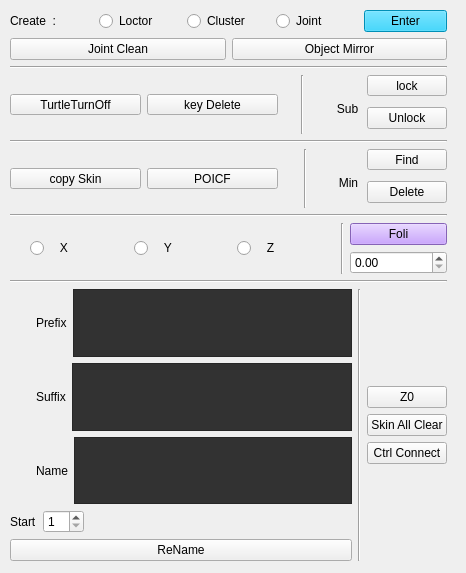
<?xml version="1.0" encoding="UTF-8"?>
<ui version="4.0">
 <class>all_Form</class>
 <widget class="QWidget" name="all_Form">
  <property name="geometry">
   <rect>
    <x>0</x>
    <y>0</y>
    <width>466</width>
    <height>573</height>
   </rect>
  </property>
  <property name="minimumSize">
   <size>
    <width>445</width>
    <height>550</height>
   </size>
  </property>
  <property name="maximumSize">
   <size>
    <width>1000</width>
    <height>1000</height>
   </size>
  </property>
  <property name="windowTitle">
   <string>Form</string>
  </property>
  <widget class="QWidget" name="">
   <property name="geometry">
    <rect>
     <x>10</x>
     <y>10</y>
     <width>437</width>
     <height>551</height>
    </rect>
   </property>
   <layout class="QGridLayout" name="gridLayout">
    <item row="0" column="0">
     <layout class="QVBoxLayout" name="Up_VT">
      <item>
       <layout class="QHBoxLayout" name="Up_01_HR">
        <item>
         <widget class="QLabel" name="create_lb">
          <property name="text">
           <string>Create  :</string>
          </property>
          <property name="buddy">
           <cstring>create_Enter_bt</cstring>
          </property>
         </widget>
        </item>
        <item>
         <widget class="QRadioButton" name="create_Loc_rbt">
          <property name="text">
           <string>Loctor</string>
          </property>
         </widget>
        </item>
        <item>
         <widget class="QRadioButton" name="create_Clu_rbt">
          <property name="text">
           <string>Cluster</string>
          </property>
         </widget>
        </item>
        <item>
         <widget class="QRadioButton" name="create_Jnt_rbt">
          <property name="text">
           <string>Joint</string>
          </property>
         </widget>
        </item>
        <item>
         <widget class="QPushButton" name="create_Enter_bt">
          <property name="acceptDrops">
           <bool>false</bool>
          </property>
          <property name="styleSheet">
           <string notr="true">background-color:rgb(0, 200, 255);
color: rgb(0, 0, 0);</string>
          </property>
          <property name="text">
           <string>Enter</string>
          </property>
         </widget>
        </item>
       </layout>
      </item>
      <item>
       <layout class="QGridLayout" name="buttonGroup_01_GB">
        <item row="0" column="1">
         <widget class="QPushButton" name="objectMirror_bt">
          <property name="text">
           <string>Object Mirror</string>
          </property>
         </widget>
        </item>
        <item row="0" column="0">
         <widget class="QPushButton" name="JointClean_bt">
          <property name="text">
           <string>Joint Clean</string>
          </property>
         </widget>
        </item>
       </layout>
      </item>
      <item>
       <widget class="Line" name="Up_line_1">
        <property name="orientation">
         <enum>Qt::Horizontal</enum>
        </property>
       </widget>
      </item>
      <item>
       <layout class="QGridLayout" name="buttonGroup_02_GB">
        <item row="0" column="3" rowspan="4" colspan="2">
         <widget class="Line" name="buttonGroup_02_Line">
          <property name="orientation">
           <enum>Qt::Vertical</enum>
          </property>
         </widget>
        </item>
        <item row="1" column="1" rowspan="2">
         <widget class="QPushButton" name="keydelete_bt">
          <property name="text">
           <string>key Delete</string>
          </property>
         </widget>
        </item>
        <item row="0" column="5" rowspan="2">
         <widget class="QPushButton" name="sub_lock_bt">
          <property name="text">
           <string>lock</string>
          </property>
         </widget>
        </item>
        <item row="2" column="5" rowspan="2">
         <widget class="QPushButton" name="sub_unlock_bt">
          <property name="text">
           <string>Unlock</string>
          </property>
         </widget>
        </item>
        <item row="2" column="4">
         <widget class="QLabel" name="sub_lb">
          <property name="layoutDirection">
           <enum>Qt::LeftToRight</enum>
          </property>
          <property name="text">
           <string>Sub</string>
          </property>
          <property name="alignment">
           <set>Qt::AlignCenter</set>
          </property>
         </widget>
        </item>
        <item row="0" column="0" colspan="2">
         <spacer name="buttonGroup_02_01_SP">
          <property name="orientation">
           <enum>Qt::Horizontal</enum>
          </property>
          <property name="sizeHint" stdset="0">
           <size>
            <width>268</width>
            <height>20</height>
           </size>
          </property>
         </spacer>
        </item>
        <item row="1" column="0" rowspan="2">
         <widget class="QPushButton" name="turtledelete_bt">
          <property name="text">
           <string>TurtleTurnOff</string>
          </property>
         </widget>
        </item>
        <item row="3" column="0" colspan="2">
         <spacer name="buttonGroup_02_02_SP">
          <property name="orientation">
           <enum>Qt::Horizontal</enum>
          </property>
          <property name="sizeHint" stdset="0">
           <size>
            <width>268</width>
            <height>20</height>
           </size>
          </property>
         </spacer>
        </item>
        <item row="0" column="2" rowspan="4">
         <spacer name="buttonGroup_02_03_SP">
          <property name="orientation">
           <enum>Qt::Vertical</enum>
          </property>
          <property name="sizeHint" stdset="0">
           <size>
            <width>17</width>
            <height>60</height>
           </size>
          </property>
         </spacer>
        </item>
       </layout>
      </item>
      <item>
       <widget class="Line" name="Up_line_2">
        <property name="orientation">
         <enum>Qt::Horizontal</enum>
        </property>
       </widget>
      </item>
      <item>
       <layout class="QGridLayout" name="buttonGroup_03_GB">
        <item row="0" column="0" colspan="2">
         <spacer name="buttonGroup_03_01_SP">
          <property name="orientation">
           <enum>Qt::Horizontal</enum>
          </property>
          <property name="sizeHint" stdset="0">
           <size>
            <width>268</width>
            <height>20</height>
           </size>
          </property>
         </spacer>
        </item>
        <item row="0" column="2" rowspan="4">
         <spacer name="buttonGroup_03_03_SP">
          <property name="orientation">
           <enum>Qt::Vertical</enum>
          </property>
          <property name="sizeHint" stdset="0">
           <size>
            <width>20</width>
            <height>78</height>
           </size>
          </property>
         </spacer>
        </item>
        <item row="0" column="3" rowspan="4" colspan="2">
         <widget class="Line" name="buttonGroup_03_Line">
          <property name="orientation">
           <enum>Qt::Vertical</enum>
          </property>
         </widget>
        </item>
        <item row="0" column="5" rowspan="2">
         <widget class="QPushButton" name="min_find_bt">
          <property name="text">
           <string>Find</string>
          </property>
         </widget>
        </item>
        <item row="1" column="0" rowspan="2">
         <widget class="QPushButton" name="copyskin_bt">
          <property name="text">
           <string>copy Skin</string>
          </property>
         </widget>
        </item>
        <item row="2" column="4">
         <widget class="QLabel" name="min_lb">
          <property name="layoutDirection">
           <enum>Qt::LeftToRight</enum>
          </property>
          <property name="text">
           <string>Min</string>
          </property>
          <property name="alignment">
           <set>Qt::AlignCenter</set>
          </property>
         </widget>
        </item>
        <item row="2" column="5" rowspan="2">
         <widget class="QPushButton" name="min_delete_bt">
          <property name="text">
           <string>Delete</string>
          </property>
         </widget>
        </item>
        <item row="3" column="0" colspan="2">
         <spacer name="buttonGroup_03_02_SP">
          <property name="orientation">
           <enum>Qt::Horizontal</enum>
          </property>
          <property name="sizeHint" stdset="0">
           <size>
            <width>268</width>
            <height>20</height>
           </size>
          </property>
         </spacer>
        </item>
        <item row="1" column="1" rowspan="2">
         <widget class="QPushButton" name="polcf_loc_bt">
          <property name="text">
           <string>POICF</string>
          </property>
         </widget>
        </item>
       </layout>
      </item>
      <item>
       <widget class="Line" name="Up_line_3">
        <property name="orientation">
         <enum>Qt::Horizontal</enum>
        </property>
       </widget>
      </item>
      <item>
       <layout class="QGridLayout" name="foliGroup_GB">
        <item row="1" column="5">
         <widget class="QDoubleSpinBox" name="foli_spin_rbt"/>
        </item>
        <item row="0" column="1" rowspan="2">
         <widget class="QRadioButton" name="foli_x_rbt">
          <property name="text">
           <string>   X</string>
          </property>
         </widget>
        </item>
        <item row="0" column="2" rowspan="2">
         <widget class="QRadioButton" name="foli_y_rbt">
          <property name="text">
           <string>   Y</string>
          </property>
         </widget>
        </item>
        <item row="0" column="5">
         <widget class="QPushButton" name="foli_bt">
          <property name="styleSheet">
           <string notr="true">background-color: rgb(187, 138, 255);
color: rgb(0, 0, 0);</string>
          </property>
          <property name="text">
           <string>Foli</string>
          </property>
         </widget>
        </item>
        <item row="0" column="0" rowspan="2">
         <spacer name="foliGroup_SP">
          <property name="orientation">
           <enum>Qt::Vertical</enum>
          </property>
          <property name="sizeHint" stdset="0">
           <size>
            <width>20</width>
            <height>40</height>
           </size>
          </property>
         </spacer>
        </item>
        <item row="0" column="4" rowspan="2">
         <widget class="Line" name="foliGroup_Line">
          <property name="orientation">
           <enum>Qt::Vertical</enum>
          </property>
         </widget>
        </item>
        <item row="0" column="3" rowspan="2">
         <widget class="QRadioButton" name="foli_z_rbt">
          <property name="text">
           <string>   Z</string>
          </property>
         </widget>
        </item>
       </layout>
      </item>
      <item>
       <widget class="Line" name="Up_line_4">
        <property name="orientation">
         <enum>Qt::Horizontal</enum>
        </property>
       </widget>
      </item>
     </layout>
    </item>
    <item row="1" column="0">
     <layout class="QHBoxLayout" name="Dn_01_HR">
      <item>
       <layout class="QVBoxLayout" name="rename_01_VT">
        <item>
         <layout class="QGridLayout" name="rename_02_GB">
          <item row="0" column="1">
           <layout class="QVBoxLayout" name="rename_03_VT">
            <item>
             <layout class="QHBoxLayout" name="rename_04_HR">
              <item>
               <widget class="QLabel" name="Prefix_LB">
                <property name="text">
                 <string>Prefix</string>
                </property>
               </widget>
              </item>
              <item>
               <widget class="QTextEdit" name="Prefix_rename_TP">
                <property name="styleSheet">
                 <string notr="true">background-color: rgb(50, 50, 50)</string>
                </property>
                <property name="html">
                 <string>&lt;!DOCTYPE HTML PUBLIC &quot;-//W3C//DTD HTML 4.0//EN&quot; &quot;http://www.w3.org/TR/REC-html40/strict.dtd&quot;&gt;
&lt;html&gt;&lt;head&gt;&lt;meta name=&quot;qrichtext&quot; content=&quot;1&quot; /&gt;&lt;style type=&quot;text/css&quot;&gt;
p, li { white-space: pre-wrap; }
&lt;/style&gt;&lt;/head&gt;&lt;body style=&quot; font-family:'Gulim'; font-size:9pt; font-weight:400; font-style:normal;&quot;&gt;
&lt;p align=&quot;center&quot; style=&quot;-qt-paragraph-type:empty; margin-top:0px; margin-bottom:0px; margin-left:0px; margin-right:0px; -qt-block-indent:0; text-indent:0px;&quot;&gt;&lt;br /&gt;&lt;/p&gt;&lt;/body&gt;&lt;/html&gt;</string>
                </property>
               </widget>
              </item>
             </layout>
            </item>
            <item>
             <layout class="QHBoxLayout" name="rename_05_HR">
              <item>
               <widget class="QLabel" name="Suffix_LB">
                <property name="text">
                 <string>Suffix</string>
                </property>
               </widget>
              </item>
              <item>
               <widget class="QTextEdit" name="Suffix_rename_TP">
                <property name="styleSheet">
                 <string notr="true">background-color: rgb(50, 50, 50)</string>
                </property>
                <property name="html">
                 <string>&lt;!DOCTYPE HTML PUBLIC &quot;-//W3C//DTD HTML 4.0//EN&quot; &quot;http://www.w3.org/TR/REC-html40/strict.dtd&quot;&gt;
&lt;html&gt;&lt;head&gt;&lt;meta name=&quot;qrichtext&quot; content=&quot;1&quot; /&gt;&lt;style type=&quot;text/css&quot;&gt;
p, li { white-space: pre-wrap; }
&lt;/style&gt;&lt;/head&gt;&lt;body style=&quot; font-family:'Gulim'; font-size:9pt; font-weight:400; font-style:normal;&quot;&gt;
&lt;p align=&quot;center&quot; style=&quot;-qt-paragraph-type:empty; margin-top:0px; margin-bottom:0px; margin-left:0px; margin-right:0px; -qt-block-indent:0; text-indent:0px;&quot;&gt;&lt;br /&gt;&lt;/p&gt;&lt;/body&gt;&lt;/html&gt;</string>
                </property>
               </widget>
              </item>
             </layout>
            </item>
            <item>
             <layout class="QHBoxLayout" name="rename_06_HR">
              <item>
               <widget class="QLabel" name="Name_LB">
                <property name="text">
                 <string>Name</string>
                </property>
               </widget>
              </item>
              <item>
               <widget class="QTextEdit" name="Name_rename_TP">
                <property name="styleSheet">
                 <string notr="true">background-color: rgb(50, 50, 50)</string>
                </property>
                <property name="html">
                 <string>&lt;!DOCTYPE HTML PUBLIC &quot;-//W3C//DTD HTML 4.0//EN&quot; &quot;http://www.w3.org/TR/REC-html40/strict.dtd&quot;&gt;
&lt;html&gt;&lt;head&gt;&lt;meta name=&quot;qrichtext&quot; content=&quot;1&quot; /&gt;&lt;style type=&quot;text/css&quot;&gt;
p, li { white-space: pre-wrap; }
&lt;/style&gt;&lt;/head&gt;&lt;body style=&quot; font-family:'Gulim'; font-size:9pt; font-weight:400; font-style:normal;&quot;&gt;
&lt;p align=&quot;center&quot; style=&quot;-qt-paragraph-type:empty; margin-top:0px; margin-bottom:0px; margin-left:0px; margin-right:0px; -qt-block-indent:0; text-indent:0px;&quot;&gt;&lt;br /&gt;&lt;/p&gt;&lt;/body&gt;&lt;/html&gt;</string>
                </property>
               </widget>
              </item>
             </layout>
            </item>
           </layout>
          </item>
          <item row="1" column="0" colspan="2">
           <layout class="QHBoxLayout" name="rename_07_HR">
            <item>
             <widget class="QLabel" name="renameStart_LB">
              <property name="text">
               <string>Start</string>
              </property>
             </widget>
            </item>
            <item>
             <widget class="QSpinBox" name="rename_SPB">
              <property name="minimum">
               <number>1</number>
              </property>
             </widget>
            </item>
            <item>
             <spacer name="rename_07_SP">
              <property name="orientation">
               <enum>Qt::Horizontal</enum>
              </property>
              <property name="sizeHint" stdset="0">
               <size>
                <width>108</width>
                <height>20</height>
               </size>
              </property>
             </spacer>
            </item>
           </layout>
          </item>
          <item row="0" column="0">
           <spacer name="rename_02_SP">
            <property name="orientation">
             <enum>Qt::Vertical</enum>
            </property>
            <property name="sizeHint" stdset="0">
             <size>
              <width>20</width>
              <height>78</height>
             </size>
            </property>
           </spacer>
          </item>
         </layout>
        </item>
        <item>
         <widget class="QPushButton" name="rename_bt">
          <property name="text">
           <string>ReName</string>
          </property>
         </widget>
        </item>
       </layout>
      </item>
      <item>
       <widget class="Line" name="line_Big_5">
        <property name="orientation">
         <enum>Qt::Vertical</enum>
        </property>
       </widget>
      </item>
      <item>
       <layout class="QVBoxLayout" name="Dn_02_VT">
        <item>
         <layout class="QVBoxLayout" name="Dn_03_VT">
          <item>
           <widget class="QPushButton" name="Z0_bt">
            <property name="text">
             <string>Z0</string>
            </property>
           </widget>
          </item>
          <item>
           <widget class="QPushButton" name="skinAllClear_bt">
            <property name="text">
             <string>Skin All Clear</string>
            </property>
           </widget>
          </item>
          <item>
           <widget class="QPushButton" name="ctrlConnect_bt">
            <property name="text">
             <string>Ctrl Connect</string>
            </property>
           </widget>
          </item>
         </layout>
        </item>
       </layout>
      </item>
     </layout>
    </item>
   </layout>
  </widget>
 </widget>
 <resources/>
 <connections/>
</ui>
